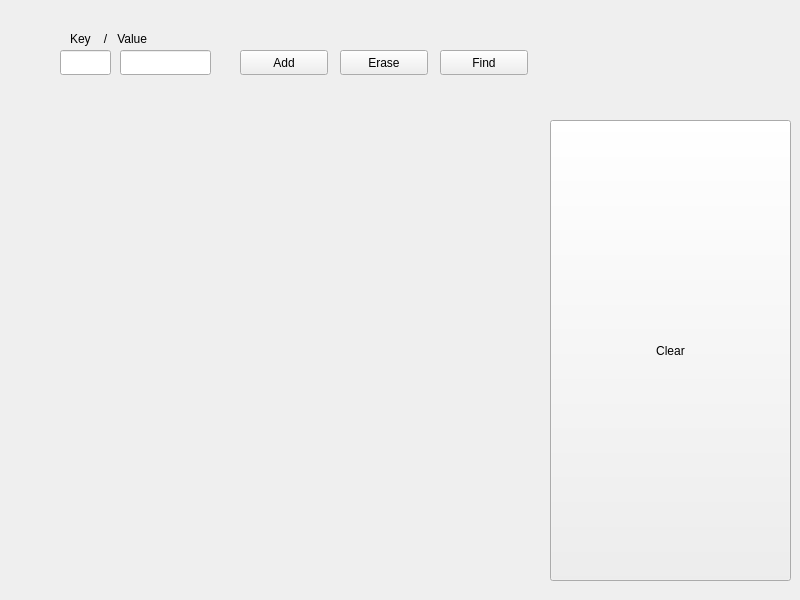
<?xml version="1.0" encoding="UTF-8"?>
<ui version="4.0">
 <class>MainWindow</class>
 <widget class="QMainWindow" name="MainWindow">
  <property name="geometry">
   <rect>
    <x>0</x>
    <y>0</y>
    <width>800</width>
    <height>600</height>
   </rect>
  </property>
  <property name="windowTitle">
   <string>MainWindow</string>
  </property>
  <widget class="QWidget" name="centralwidget">
   <widget class="QLabel" name="DISPLAY_Label">
    <property name="geometry">
     <rect>
      <x>0</x>
      <y>100</y>
      <width>531</width>
      <height>491</height>
     </rect>
    </property>
    <property name="text">
     <string/>
    </property>
   </widget>
   <widget class="QLabel" name="label">
    <property name="geometry">
     <rect>
      <x>70</x>
      <y>30</y>
      <width>101</width>
      <height>17</height>
     </rect>
    </property>
    <property name="text">
     <string>Key    /   Value</string>
    </property>
   </widget>
   <widget class="QLineEdit" name="lineKey">
    <property name="geometry">
     <rect>
      <x>60</x>
      <y>50</y>
      <width>51</width>
      <height>25</height>
     </rect>
    </property>
   </widget>
   <widget class="QLineEdit" name="lineValue">
    <property name="geometry">
     <rect>
      <x>120</x>
      <y>50</y>
      <width>91</width>
      <height>25</height>
     </rect>
    </property>
   </widget>
   <widget class="QPushButton" name="AddButton">
    <property name="geometry">
     <rect>
      <x>240</x>
      <y>50</y>
      <width>88</width>
      <height>25</height>
     </rect>
    </property>
    <property name="text">
     <string>Add</string>
    </property>
   </widget>
   <widget class="QPushButton" name="EraseButton">
    <property name="geometry">
     <rect>
      <x>340</x>
      <y>50</y>
      <width>88</width>
      <height>25</height>
     </rect>
    </property>
    <property name="text">
     <string>Erase</string>
    </property>
   </widget>
   <widget class="QPushButton" name="FindButton">
    <property name="geometry">
     <rect>
      <x>440</x>
      <y>50</y>
      <width>88</width>
      <height>25</height>
     </rect>
    </property>
    <property name="text">
     <string>Find</string>
    </property>
   </widget>
   <widget class="QLabel" name="AnswerLabel">
    <property name="geometry">
     <rect>
      <x>530</x>
      <y>46</y>
      <width>101</width>
      <height>31</height>
     </rect>
    </property>
    <property name="text">
     <string/>
    </property>
   </widget>
   <widget class="QPushButton" name="ClearButton">
    <property name="geometry">
     <rect>
      <x>550</x>
      <y>120</y>
      <width>241</width>
      <height>461</height>
     </rect>
    </property>
    <property name="text">
     <string>Clear</string>
    </property>
   </widget>
  </widget>
 </widget>
 <resources/>
 <connections/>
</ui>
